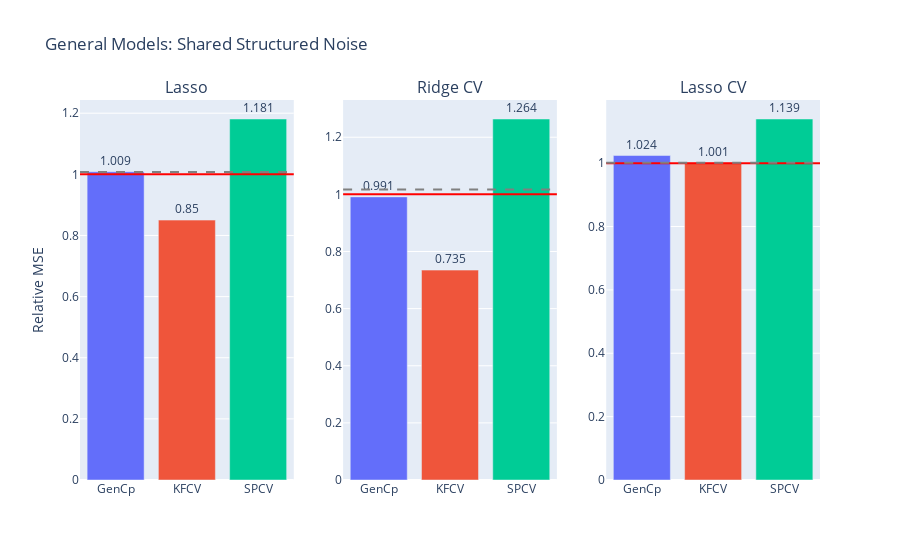

Notebook source saved alongside this figure:
### Code cell
fig = gen_model_barplots(
    model_errs, 
    model_names, 
    est_names, 
    "General Models: Shared Structured Noise", 
    has_elev_err=True
)
fig.show()

### Figure 1 — Plotly figure (JSON) as saved in the notebook; plotly's stock layout.template omitted (floating-point values rounded to 4 significant figures)
{"data": [{"marker": {"color": ["#636EFA", "#EF553B", "#00CC96", "#AB63FA", "#FFA15A", "#19D3F3", "#FF6692", "#B6E880", "#FF97FF", "#FECB52"]}, "text": [1.009, 0.85, 1.181], "textposition": "outside", "type": "bar", "x": ["GenCp", "KFCV", "SPCV"], "xaxis": "x", "y": [1.009, 0.8503, 1.181], "yaxis": "y"}, {"marker": {"color": ["#636EFA", "#EF553B", "#00CC96", "#AB63FA", "#FFA15A", "#19D3F3", "#FF6692", "#B6E880", "#FF97FF", "#FECB52"]}, "text": [0.991, 0.735, 1.264], "textposition": "outside", "type": "bar", "x": ["GenCp", "KFCV", "SPCV"], "xaxis": "x2", "y": [0.9911, 0.7348, 1.264], "yaxis": "y2"}, {"marker": {"color": ["#636EFA", "#EF553B", "#00CC96", "#AB63FA", "#FFA15A", "#19D3F3", "#FF6692", "#B6E880", "#FF97FF", "#FECB52"]}, "text": [1.024, 1.001, 1.139], "textposition": "outside", "type": "bar", "x": ["GenCp", "KFCV", "SPCV"], "xaxis": "x3", "y": [1.024, 1.001, 1.139], "yaxis": "y3"}], "layout": {"annotations": [{"font": {"size": 16}, "showarrow": false, "text": "Lasso", "x": 0.1444, "xanchor": "center", "xref": "paper", "y": 1, "yanchor": "bottom", "yref": "paper"}, {"font": {"size": 16}, "showarrow": false, "text": "Ridge CV", "x": 0.5, "xanchor": "center", "xref": "paper", "y": 1, "yanchor": "bottom", "yref": "paper"}, {"font": {"size": 16}, "showarrow": false, "text": "Lasso CV", "x": 0.8556, "xanchor": "center", "xref": "paper", "y": 1, "yanchor": "bottom", "yref": "paper"}], "shapes": [{"line": {"color": "red"}, "type": "line", "x0": 0, "x1": 1, "xref": "x domain", "y0": 1, "y1": 1, "yref": "y"}, {"line": {"color": "grey", "dash": "dash"}, "type": "line", "x0": 0, "x1": 1, "xref": "x domain", "y0": 1.007, "y1": 1.007, "yref": "y"}, {"line": {"color": "red"}, "type": "line", "x0": 0, "x1": 1, "xref": "x2 domain", "y0": 1, "y1": 1, "yref": "y2"}, {"line": {"color": "grey", "dash": "dash"}, "type": "line", "x0": 0, "x1": 1, "xref": "x2 domain", "y0": 1.017, "y1": 1.017, "yref": "y2"}, {"line": {"color": "red"}, "type": "line", "x0": 0, "x1": 1, "xref": "x3 domain", "y0": 1, "y1": 1, "yref": "y3"}, {"line": {"color": "grey", "dash": "dash"}, "type": "line", "x0": 0, "x1": 1, "xref": "x3 domain", "y0": 1.001, "y1": 1.001, "yref": "y3"}], "showlegend": false, "title": {"text": "General Models: Shared Structured Noise"}, "xaxis": {"anchor": "y", "domain": [0, 0.2889]}, "xaxis2": {"anchor": "y2", "domain": [0.3556, 0.6444]}, "xaxis3": {"anchor": "y3", "domain": [0.7111, 1]}, "yaxis": {"anchor": "x", "domain": [0, 1], "title": {"text": "Relative MSE"}}, "yaxis2": {"anchor": "x2", "domain": [0, 1]}, "yaxis3": {"anchor": "x3", "domain": [0, 1]}}}
